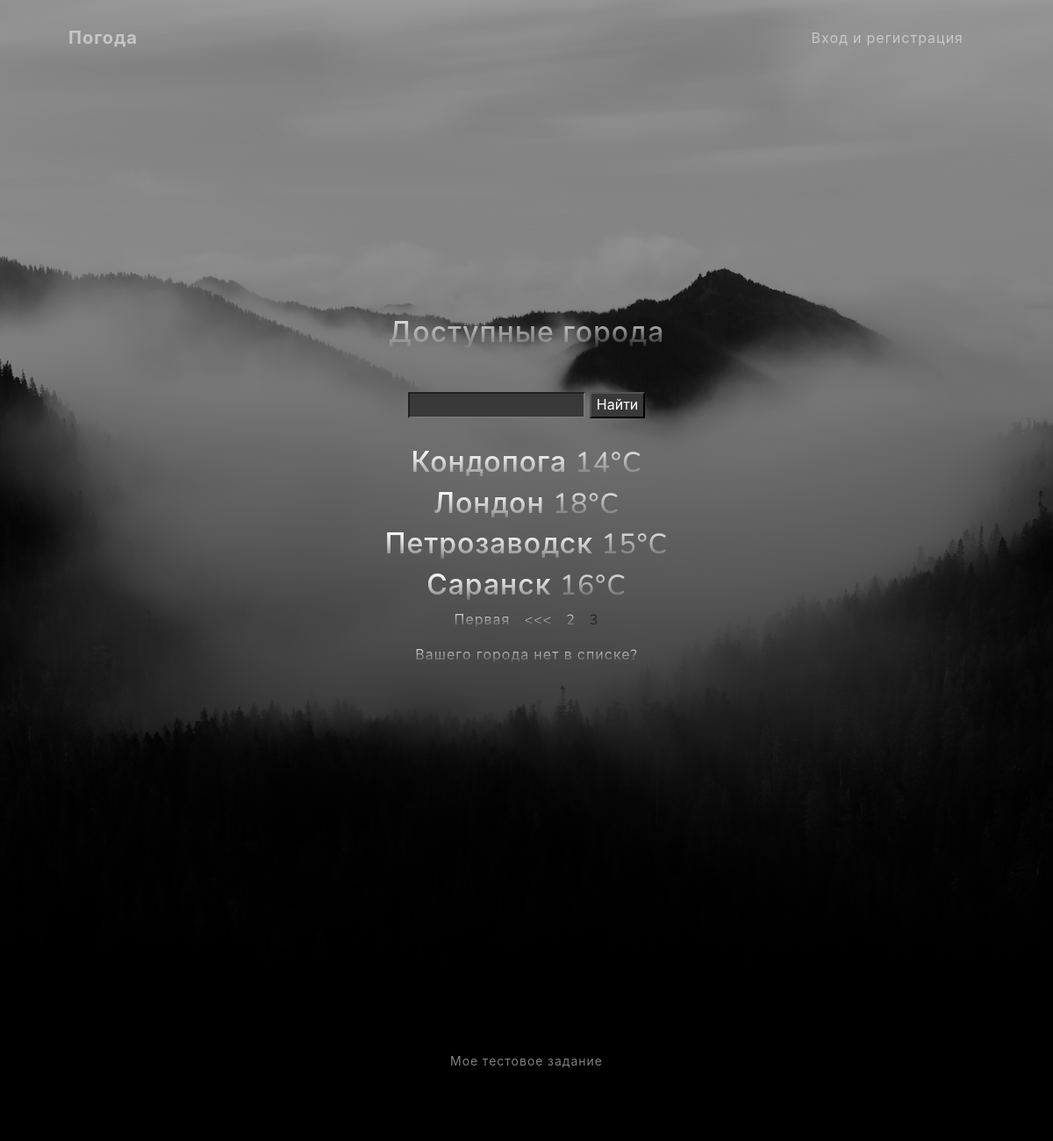
The page /weather/cities/?page=3 on the database its author committed.
### weather/models.py (models this page shows)
class City(models.Model):
    city = models.CharField(max_length=60, unique=True, verbose_name="Город")
    weather_history = models.ManyToManyField(Weather, related_name="city", blank=True)
    def __str__(self):
        return self.city
    def get_absolute_url(self):
        return f'/weather/cities/{self.id}/'

class Weather(models.Model):
    temperature = models.IntegerField(default=None)
    in_time = models.DateTimeField(auto_now_add=True)
    in_date = models.DateField(auto_now_add=True)

### weather/views.py (the view)
# urls.py: path('cities/', CityListView.as_view(), name='cities'),
class CityListView(ListView):
    model = City
    context_object_name = 'cities'
    template_name = 'weather/cities.html'
    def get_context_data(self, **kwargs):
        context = super().get_context_data(**kwargs)
        filter = CityFilter(self.request.GET, queryset=self.get_queryset())
        context['filter'] = CityFilter(self.request.GET, queryset=self.get_queryset())
        filter_qs = filter.qs
        paginator = Paginator(filter_qs, 5)
        page = self.request.GET.get('page', 1)
        try:
            cities = paginator.page(page)
        except PageNotAnInteger:
            cities = paginator.page(1)
        except EmptyPage:
            cities = paginator.page(paginator.num_pages)
        context['paginator'] = paginator
        context['cities'] = cities
        return context
    def get_queryset(self):
        queryset = City.objects.all()
        return queryset

### templates/weather/cities.html (shortened to what this page needs)
{% extends 'flatpages/default.html' %}
{% load static %}
{% load custom_filters %}
{% block content %}
<h2 class="marg-bottom">Доступные города</h2>
<form method="GET" class="box1 ">
	{{ filter.form }}
	<input type="submit" value="Найти">
<div class="cities_pag">
{% for city in cities %}
<h2><a href="{{city.get_absolute_url}}">{{city}}</a> {{city.weather_history.all.last.temperature}}°C</h2>
{%endfor%}
{%if 'city__icontains' not in request.build_absolute_uri %}
{% if cities.has_other_pages %}
<div class="container1">
    	<ul class="pagination">
    {% if cities.has_previous %}
        <li><a href="?page=1">Первая</a></li>
        <li><a href="?page={{ cities.previous_page_number }}"><<<</a></li>
    {% endif %}
    {% for num in cities.paginator.page_range %}
        {% if cities.number == num %}
            <li><a>{{ num }}</a></li>
        {% elif num > cities.number|add:'-2' and num < cities.number|add:'2' %}
            <li><a href="?page={{ num }}">{{ num }}</a></li>
        {% endif %}
    {% endfor %}
        </ul>
    </div>
{% endif %}
{%endif%}
</div>
<a class="main_menu_a" href="{% url 'city_create' %}">Вашего города нет в списке?</a>
{% endblock %}

### rows shown on the page
City: city "Кондопога", weather_history.all.last.temperature "14"
City: city "Лондон", weather_history.all.last.temperature "18"
City: city "Петрозаводск", weather_history.all.last.temperature "15"
City: city "Саранск", weather_history.all.last.temperature "16"

### other values the page prints
{{ num }} "2"
{{ num }} "3"
